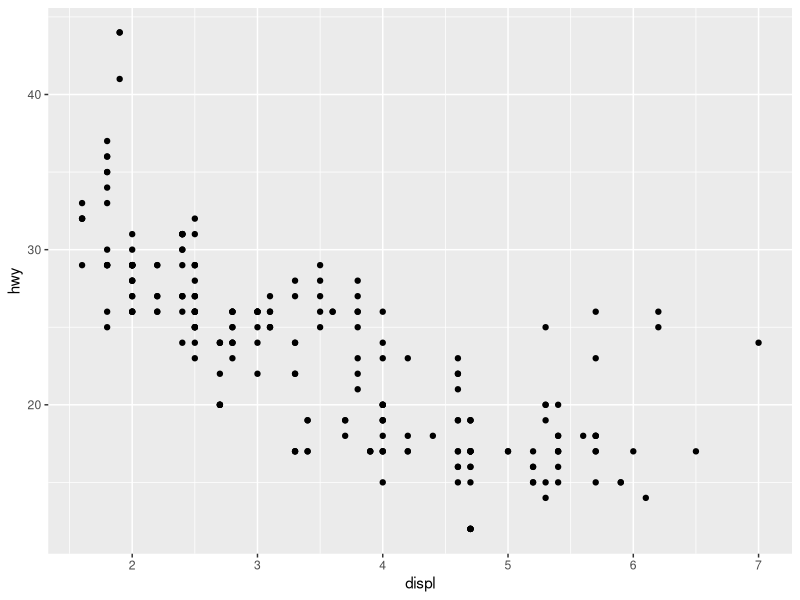
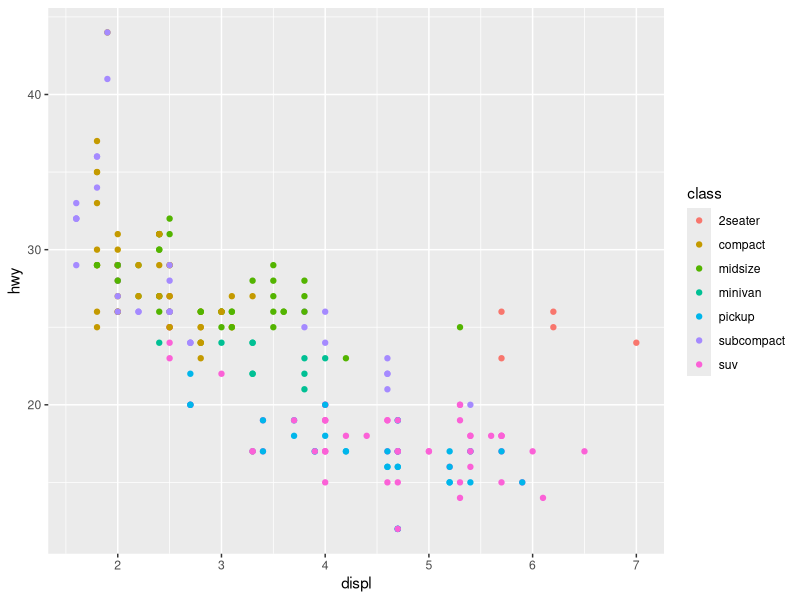
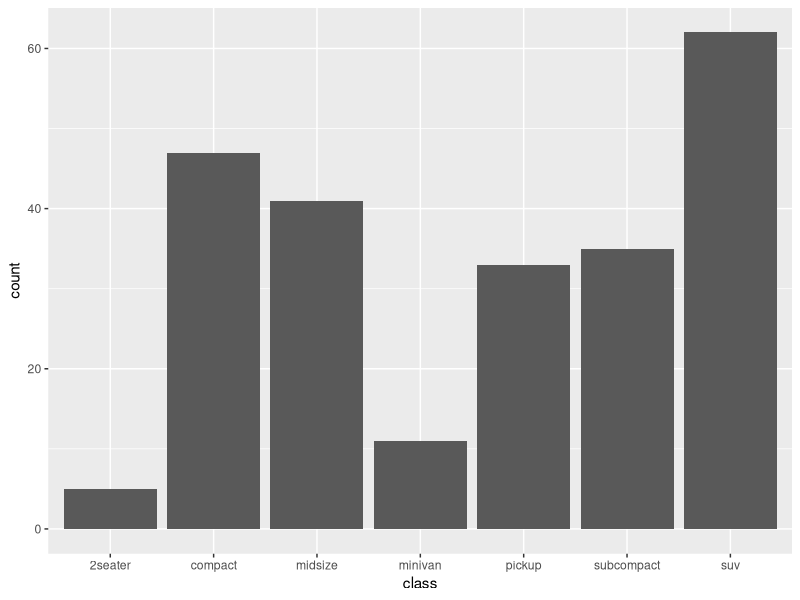
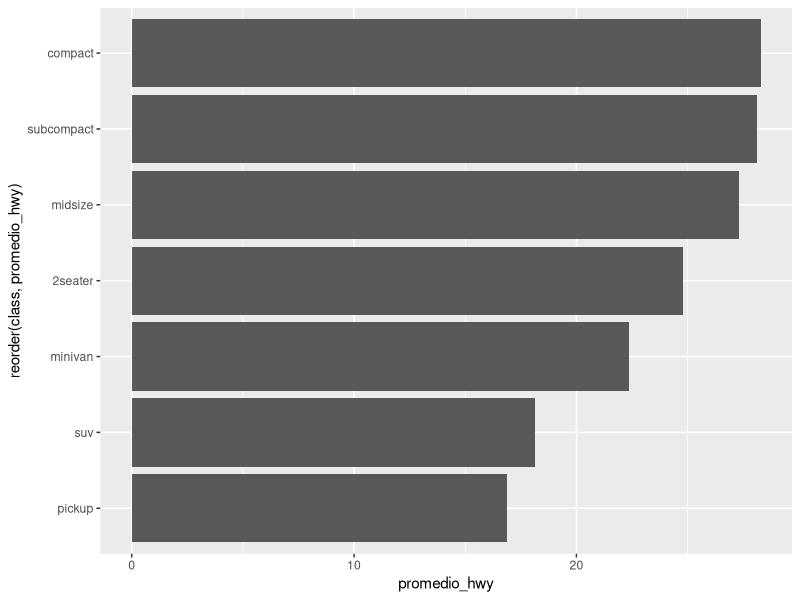
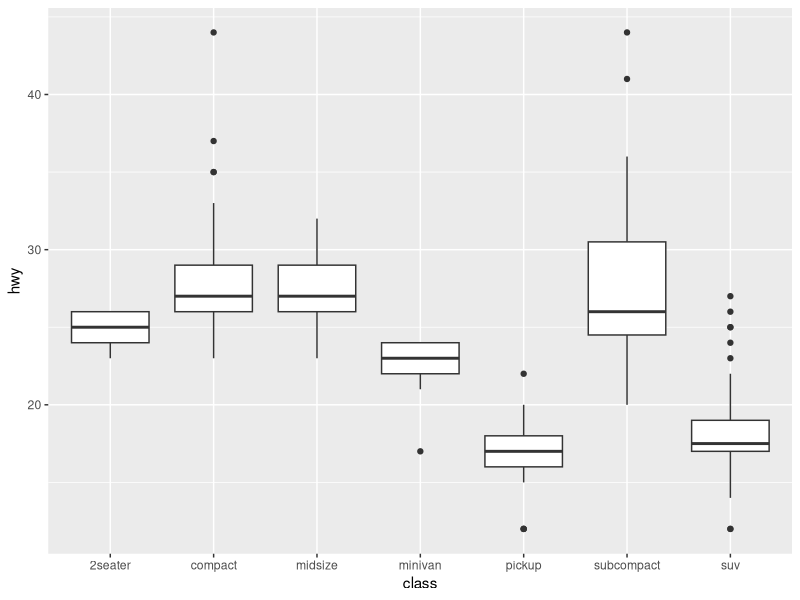
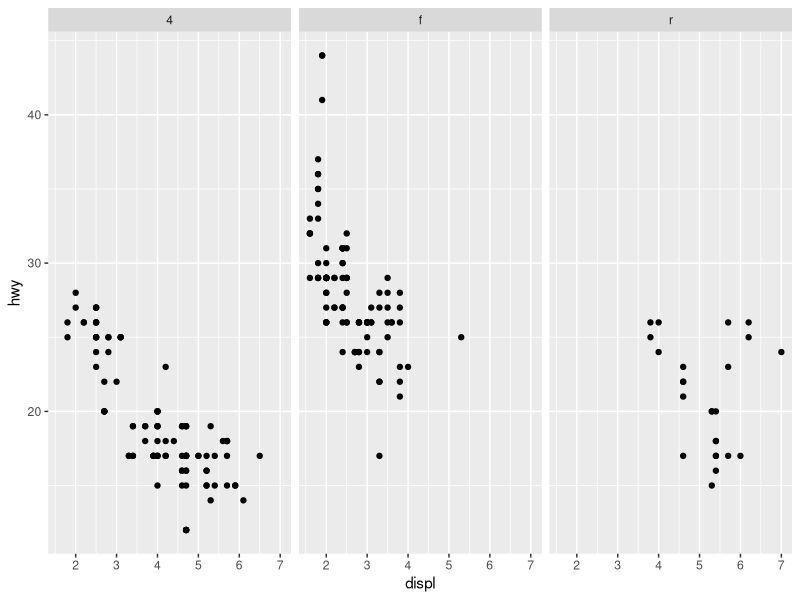
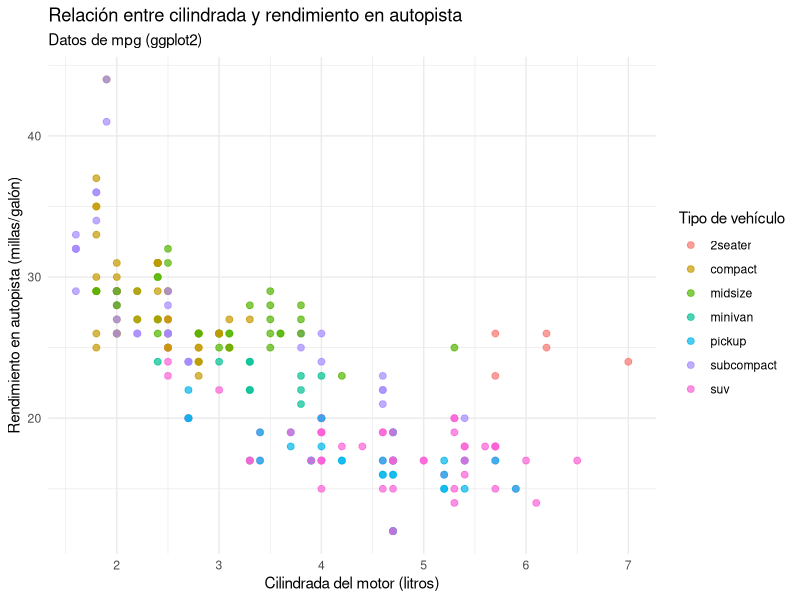
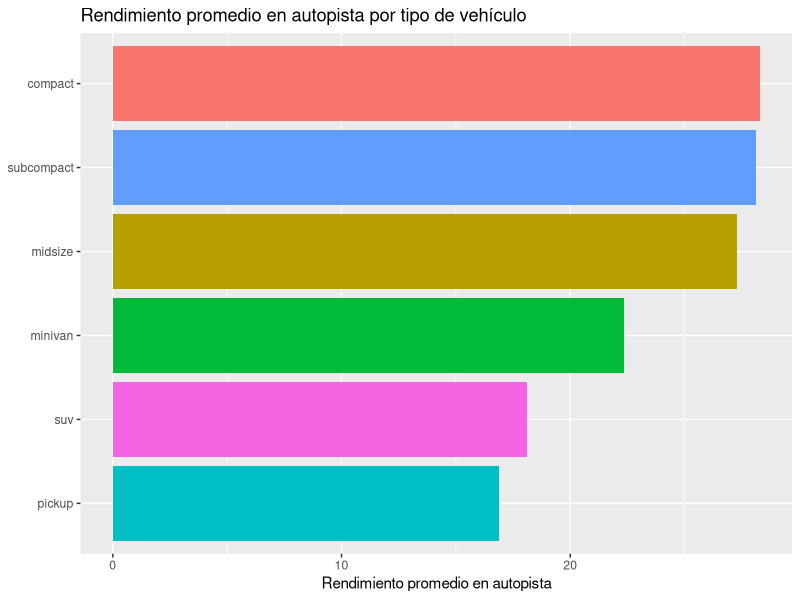

The R source for these figures, in order:
## ---- chunk 1
library(tidyverse)

glimpse(mpg)
## ---- chunk 2
mpg |> 
  select(manufacturer, model, year, cty, hwy)
## ---- chunk 3
mpg |> 
  select(-class, -trans)
## ---- chunk 4
mpg |> 
  filter(year == 2008)
## ---- chunk 5
mpg |> 
  filter(manufacturer == "audi" & year == 2008)
## ---- chunk 6
mpg |> 
  mutate(promedio_consumo = (cty + hwy) / 2) |> 
  select(manufacturer, model, cty, hwy, promedio_consumo)
## ---- chunk 7
mpg |> 
  arrange(desc(hwy)) |> 
  select(manufacturer, model, hwy)
## ---- chunk 8
mpg |> 
  group_by(class) |> 
  summarise(
    promedio_hwy = mean(hwy),
    n_autos = n()
  ) |> 
  arrange(desc(promedio_hwy))
## ---- chunk 9
mpg |> 
  filter(class %in% c("compact", "suv")) |> 
  group_by(class, drv) |> 
  summarise(promedio_hwy = mean(hwy), .groups = "drop") |> 
  arrange(class, desc(promedio_hwy))
## ---- chunk 10
ggplot(mpg, aes(x = displ, y = hwy)) +
  geom_point()
## ---- chunk 11
ggplot(mpg, aes(x = displ, y = hwy, color = class)) +
  geom_point()
## ---- chunk 12
ggplot(mpg, aes(x = class)) +
  geom_bar()
## ---- chunk 13
mpg |> 
  group_by(class) |> 
  summarise(promedio_hwy = mean(hwy)) |> 
  ggplot(aes(x = reorder(class, promedio_hwy), y = promedio_hwy)) +
  geom_col() +
  coord_flip()
## ---- chunk 14
ggplot(mpg, aes(x = class, y = hwy)) +
  geom_boxplot()
## ---- chunk 15
ggplot(mpg, aes(x = displ, y = hwy)) +
  geom_point() +
  facet_wrap(~ drv)
## ---- chunk 16
ggplot(mpg, aes(x = displ, y = hwy, color = class)) +
  geom_point(size = 2, alpha = 0.7) +
  labs(
    title = "Relación entre cilindrada y rendimiento en autopista",
    subtitle = "Datos de mpg (ggplot2)",
    x = "Cilindrada del motor (litros)",
    y = "Rendimiento en autopista (millas/galón)",
    color = "Tipo de vehículo"
  ) +
  theme_minimal()
## ---- chunk 17
mpg |> 
  filter(class != "2seater") |> 
  group_by(class) |> 
  summarise(promedio_hwy = mean(hwy)) |> 
  ggplot(aes(x = reorder(class, promedio_hwy), y = promedio_hwy, fill = class)) +
  geom_col(show.legend = FALSE) +
  coord_flip() +
  labs(x = NULL, y = "Rendimiento promedio en autopista", 
       title = "Rendimiento promedio en autopista por tipo de vehículo")
